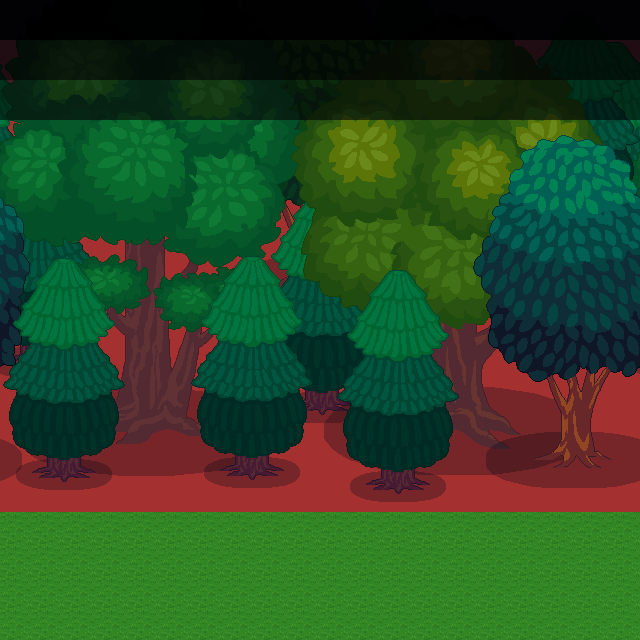

This is a level from a 2D game, rendered from its Tiled map with the project's own tilesets. A one-line summary and the map file follow, with tile-layer data summarised:
An orthogonal 40x40 tile map with 16x16 px tiles, 3 tile layers (ground, wall, tree), 3 tilesets.

<map version="1.10" tiledversion="1.10.2" orientation="orthogonal" renderorder="right-down" width="40" height="40" tilewidth="16" tileheight="16" infinite="0" nextlayerid="4" nextobjectid="1">
 <tileset firstgid="1" source="grasslv3.tsx" />
 <tileset firstgid="5" source="lv3_trees.tsx" />
 <tileset firstgid="14" source="wall.tsx" />
 <layer id="1" name="ground" width="40" height="40">
  <properties>
   <property name="unity:SortingLayer" value="Ground" />
   <property name="unity:layer" value="Ground" />
  </properties>
  <data>[1600 cells, 1600 non-empty, 4 distinct tile ids]</data>
 </layer>
 <layer id="2" name="wall" width="40" height="40">
  <properties>
   <property name="unity:ignore" value="Visual" />
   <property name="unity:layer" value="Obstacles" />
  </properties>
  <data>[1600 cells, 1280 non-empty, 1 distinct tile ids]</data>
 </layer>
 <layer id="3" name="tree" width="40" height="40">
  <properties>
   <property name="unity:SortingLayer" value="Foreground" />
   <property name="unity:layer" value="Obstacles" />
  </properties>
  <data>[1600 cells, 1 non-empty, 1 distinct tile ids]</data>
 </layer>
</map>
